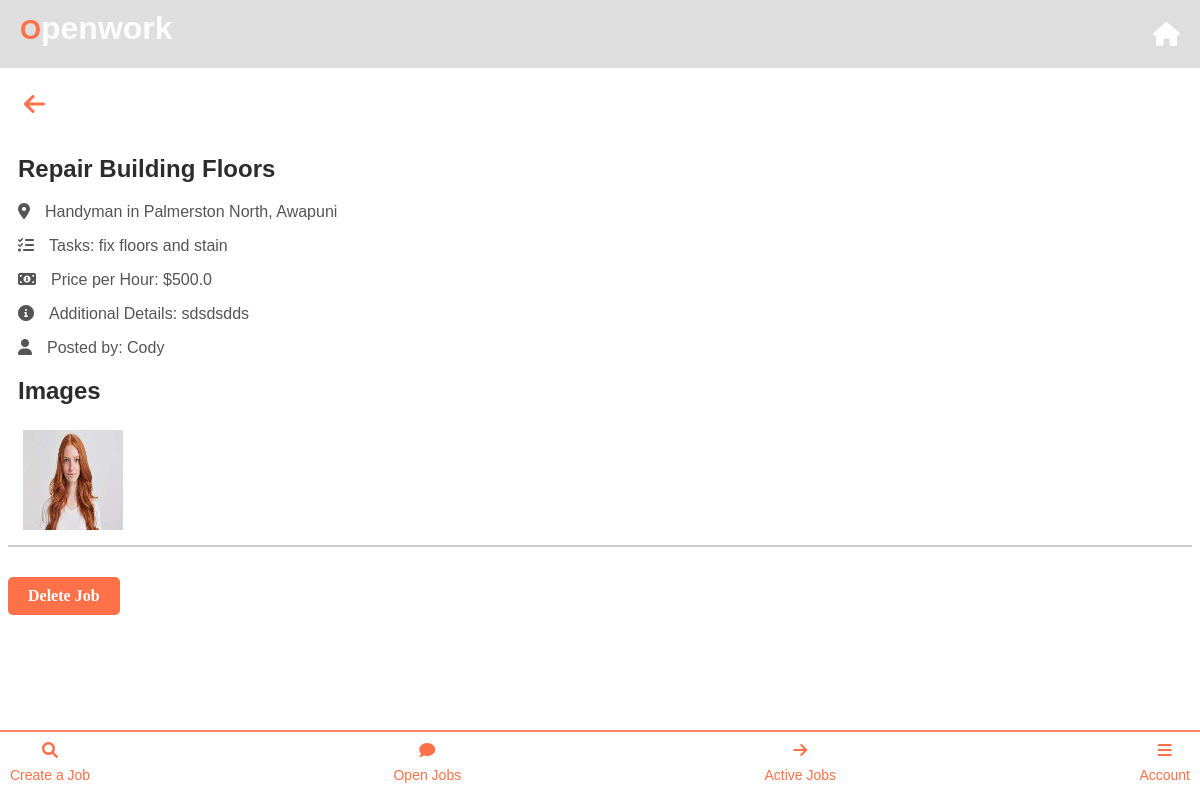
The app's page /business_display_jobs/1 (signed in) with its own data.
### app.py (models this page shows)
class Job(db.Model):
    id = db.Column(db.Integer, primary_key=True)
    job_name = db.Column(db.String(100), nullable=False)
    job_category = db.Column(db.String(100), nullable=False)
    location = db.Column(db.String(100), nullable=True)  # Add location column here
    city = db.Column(db.String(100), nullable=False)
    suburb = db.Column(db.String(100), nullable=False)
    tasks = db.Column(db.String(250), nullable=False)
    price_per_hour = db.Column(db.Float, nullable=False)
    image_paths = db.Column(db.String(255))
    additional_details = db.Column(db.String(250))
    date_created = db.Column(db.DateTime, default=datetime.utcnow)
    status = db.Column(db.String(20), default='open')  # 'open', 'applied', 'closed', etc.
    applicants = db.relationship('JobApplication', backref='job', lazy=True)
    accepted_user_id = db.Column(db.Integer, nullable=True)
    business_profile_id = db.Column(db.Integer, db.ForeignKey('business_profile.id'), nullable=False)
    payment_required = db.Column(db.Boolean, default=False)
    user_id = db.Column(db.Integer, db.ForeignKey('user.id'))  # Foreign key to User
    user = db.relationship('User', backref=db.backref('jobs', lazy=True))  # Relationship to User

class User(UserMixin, db.Model):
    id = db.Column(db.Integer, primary_key=True)
    user_type = db.Column(db.String(20), nullable=False, default='labourer')
    location = db.Column(db.String(100), nullable=False)
    email = db.Column(db.String(100), unique=True, nullable=False)
    password = db.Column(db.String(100), nullable=False)
    first_name = db.Column(db.String(50), nullable=True)  # Initially nullable
    last_name = db.Column(db.String(50), nullable=True)   # Initially nullable
    jobs_completed = db.Column(db.Integer, default=0)
    business_profile = db.relationship('BusinessProfile', backref='user', uselist=False)
    profile_image = db.relationship('UserProfileImage', backref='user', uselist=False)
    labourer_profile = db.relationship('LabourerProfile', backref='user', uselist=False)
    company_details = db.relationship('CompanyDetails', uselist=False)

### app.py (the view)
@app.route('/business_display_jobs/<int:job_id>')
@login_required
def business_display_jobs(job_id):
    job = Job.query.get_or_404(job_id)
    return render_template('business_display_jobs.html', job=job)

### app.py (called while the page is built)
@login_manager.user_loader
def load_user(user_id):
    return User.query.get(int(user_id))  # Load a user by ID

### templates/business_display_jobs.html (shortened to what this page needs)
<!DOCTYPE html>
<html lang="en">
  <head>
    <link
      rel="stylesheet"
      href="https://cdnjs.cloudflare.com/ajax/libs/font-awesome/6.0.0-beta3/css/all.min.css"
    />
    <link
      rel="stylesheet"
      href="{{ url_for('static', filename='business_home.css') }}"
    />
  </head>
  <body>
    {% extends 'base_business.html' %}  {% block content %}
    <br />
    <br />
    <button class="back-button" onclick="goBack()">
      <i class="fas fa-arrow-left"></i>
    </button>
    <div class="job-details-container">
      <h2>{{ job.job_name }}</h2>
      <p>
        <i class="fas fa-map-marker-alt icon"></i>{{ job.job_category }} in {{
        job.city }}, {{ job.suburb }}
      </p>
      <p><i class="fas fa-tasks icon"></i>Tasks: {{ job.tasks }}</p>
      <p>
        <i class="fas fa-money-bill-alt icon"></i>Price per Hour: ${{
        job.price_per_hour }}
      </p>
      <p>
        <i class="fas fa-info-circle icon"></i>Additional Details: {{
        job.additional_details }}
      </p>
      <p>
        <i class="fas fa-user icon"></i>Posted by: {{ job.user.first_name }}
      </p>
      {% if job.image_paths %}
      <h2>Images</h2>
      <div class="image-gallery">
        {% for image_filename in job.image_paths.split(',') %} {% set image_path
        = url_for('static', filename='profile_pics/' + image_filename) %}
        <img src="{{ image_path }}" alt="Job Image" />
        {% endfor %}
      </div>
      {% endif %}
    </div>
    {% if current_user.id == job.business_profile.user_id %}
    <a href="{{ url_for('delete_job', job_id=job.id) }}" id="editbutton"
      ><b> Delete Job</b></a
    >
    {% endif %}
    <br />
    <br />
    <br />
    <br />
    {% endblock %}

### static/business_home.css (style rules this page uses)
h2 { color: #ff7148; }

### templates/business_display_jobs.html (style rules this page uses)
.job-details-container { background-color: #fff; padding-top: 15px; padding-bottom: 10px; padding-left: 10px; margin-bottom: 20px; border-bottom: 2px solid #ccc; }
.job-details-container h2 { color: #000000d3; font-family: Arial, Helvetica, sans-serif; }
.job-details-container p { color: #555; font-family: "Lucida Sans", "Lucida Sans Regular", "Lucida Grande", "Lucida Sans Unicode", Geneva, Verdana, sans-serif; }
.job-details-container .icon { margin-right: 15px; }
#editbutton { background-color: #ff7148; color: white; border: none; padding: 10px 20px; cursor: pointer; border-radius: 5px; display: inline-block; margin: 10px 0; text-decoration: none; transition: background-color 0.3s ease; }
.image-gallery { display: flex; flex-wrap: wrap; justify-content: flex-start; }
.image-gallery img { width: 100px; height: 100px; margin: 5px; }
.back-button { font-size: 24px; color: #ff7148; margin-left: 10px; margin-top: 10px; text-decoration: none; border: none; background-color: #fff; cursor: pointer; }

### records on screen
Job: job_name "Repair Building Floors", job_category "Handyman", city "Palmerston North", suburb "Awapuni", tasks "fix floors and stain", price_per_hour "500.0", additional_details "sdsdsdds"
User: user.first_name "Cody"
